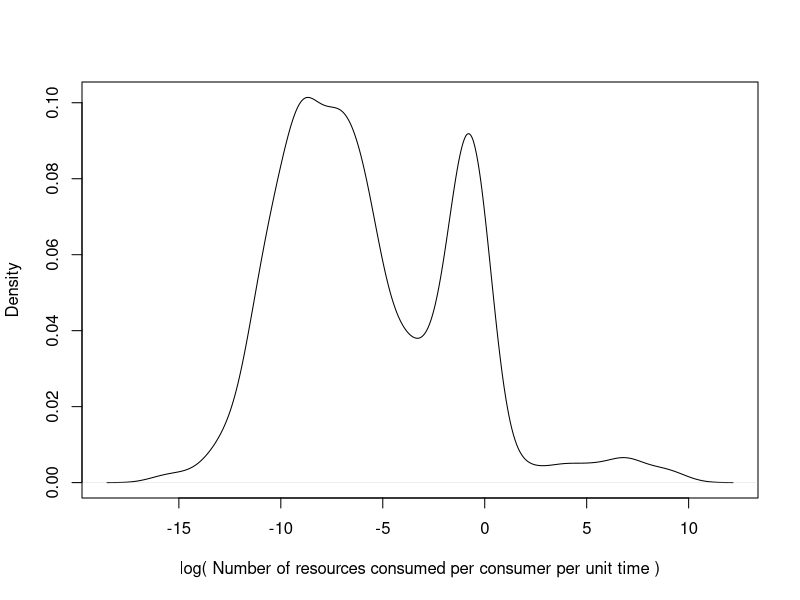
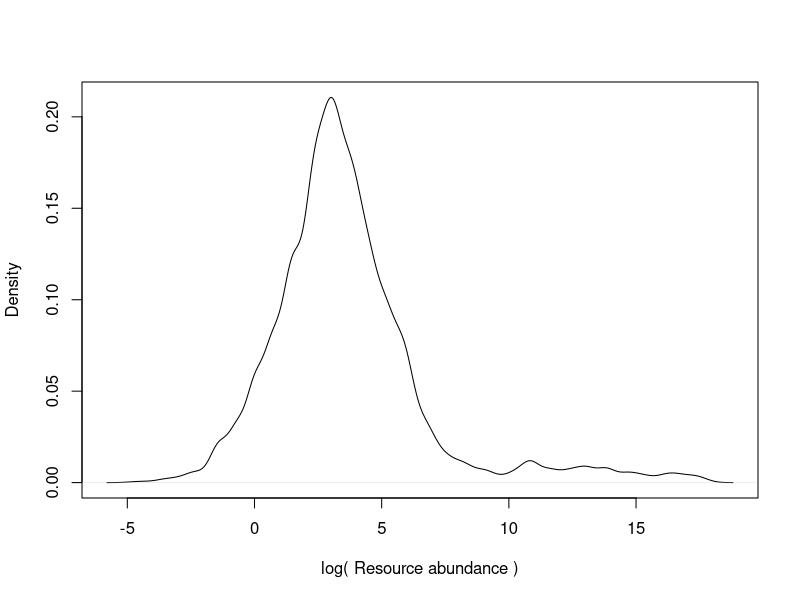

Write R code to recreate these figures, in order. (Note: this script raises an error after producing the figures.)
#### Going through previous examples with functional response data

## Housekeeping
rm(list=ls())
graphics.off()

### Model fitting using Non-linear least squares

## Load packages #####
require(dplyr)
require(ggplot2)
require(minpack.lm)

## The models to fit to the data #####

# Quadratic - phenomenological
quadMod <- function(x, b0, b1, b2) {
  return (b0 + (b1 * x) + (b2 * (x ^ 2)))
}

# Cubic - phenomenological
cubMod <- function(x, b0, b1, b2, b3) {
  return (b0 + (b1 * x) + (b2 * (x ^ 2)) + (b3 * (x ^ 3)))
}

# Holling Type II model - mechanistic
HollMod <- function(a,
                    xR,
                    h) {
  return ( (a * xR) / (1 + (h * a * xR) ) )
}
# response variable = consumption rate (c)
#   expressed in terms of biomass quantity or number of individuals of resource 
#     consumed per unit time per unit consumer

# Generalised functional model - mechanistic
HollMod <- function(a, xR, h) {
  return ( (a * ( xR ^ (q + 1) ) ) / (1 + (h * a * ( xR ^ (q + 1) ) ) ) )
}
# less mechanistic because of the phenomenological parameter q (no biological 
#   meaning) 

## Load the data #####
data <- read.csv("../Data/CRat.csv")
# Based on instructions, the 2 main fields of interest are:
#   N_TraitValue - number of resources consumed per consumer per unit time
#   ResDensity - resource abundance

# Individual response curves identified by ID values
# each ID corresponds to 1 curve - 308 IDs
#   or, reconstruct as: 
#       unique combinations of Citations - where functional response dataset came from - 113 citations
#       ConTaxa - consumer species ID - 125
#       ResTaxa - resource species ID - 123

# Remove NAs
data <- data[!is.na(data$N_TraitValue),] # no NAs
data <- data[!is.na(data$ResDensity),] # no NAs

# Remove rows with 0s for N_TraitValue - CHECK IF THIS IS RIGHT!!!
data <- subset(data, N_TraitValue != "0")

# Create log(N_TraitValue) and log(ResDensity) columns
data$log_N_TraitValue <- log(data$N_TraitValue)
data$log_ResDensity <- log(data$ResDensity)

## Visualise data #####
plot(density(data$log_N_TraitValue),
     xlab = "log( Number of resources consumed per consumer per unit time )",
     ylab = "Density",
     main = "") # Bimodal

plot(density(data$log_ResDensity),
     xlab = "log( Resource abundance )",
     ylab = "Density",
     main = "") # Unimodal

## Plot N_TraitValue against ResDensity for each unuique ID #####

# Find number of unique IDs
length(unique(data$ID)) # 308

# for loop
# Find number of unique IDs
x <- unique(data$ID)

for(i in x) {
  setwd("../Plots/")
  
  pdf(paste("ID_", i))
  
  plot(data$log_N_TraitValue[data$ID == i] ~ data$log_ResDensity[data$ID == i],
       xlab="log( Resource abundance )", 
       ylab = "log( Number of resources consumed per consumer per unit time )",
       main=paste("ID = ", i),
       cex.main = 1,
       xlim = c(-5, 20),
       ylim = c(-12, 17))
  lines(Predic2PlotQuad ~ density, col = "blue", lwd = 2.5)
  lines(Predic2PlotCubic ~ density, col = "red", lwd = 2.5)
  
  graphics.off()
  
  setwd("../Code/")
}

## Plot N_TraitValue against ResDensity for each consumer species ID (ConTaxa) #####
# for loop
# Find number of unique consumer species IDs
y <- unique(data$ConTaxa)

for(i in y) {
  setwd("../Plots/")
  
  pdf(paste("ID_", i))
  
  plot(data$log_N_TraitValue[data$ConTaxa == i] ~ data$log_ResDensity[data$ConTaxa == i],
       xlab="log( Resource abundance )", 
       ylab = "log( Number of resources consumed per consumer per unit time )",
       main=paste("ID = ", i),
       cex.main = 1,
       xlim = c(-5, 20),
       ylim = c(-12, 17))
  lines(Predic2PlotQuad ~ density, col = "blue", lwd = 2.5)
  lines(Predic2PlotCubic ~ density, col = "red", lwd = 2.5)
  
  graphics.off()
  
  setwd("../Code/")
}

## Plot N_TraitValue against ResDensity for each resource species ID (ResTaxa) #####
# for loop
# Find number of unique resource species IDs
z <- unique(data$ResTaxa)

for(i in z) {
  setwd("../Plots/")
  
  pdf(paste("ID_", i))
  
  plot(data$log_N_TraitValue[data$ResTaxa == i] ~ data$log_ResDensity[data$ResTaxa == i],
       xlab="log( Resource abundance )", 
       ylab = "log( Number of resources consumed per consumer per unit time )",
       cex.main = 1,
       xlim = c(-5, 20),
       ylim = c(-12, 17))
  lines(Predic2PlotQuad ~ density, col = "blue", lwd = 2.5)
  lines(Predic2PlotCubic ~ density, col = "red", lwd = 2.5)
  
  graphics.off()
  
  setwd("../Code/")
}

## Plot N_TraitValue against ResDensity for each Citation #####
# for loop
# Find number of unique resource species IDs
w <- unique(data$Citation)

for(i in w) {
  setwd("../Plots/")
  
  pdf(paste("ID_", i))
  
  plot(data$log_N_TraitValue[data$Citation == i] ~ data$log_ResDensity[data$Citation == i],
       xlab="log( Resource abundance )", 
       ylab = "log( Number of resources consumed per consumer per unit time )",
       cex.main = 1,
       xlim = c(-5, 20),
       ylim = c(-12, 17))
  lines(Predic2PlotQuad ~ density, col = "blue", lwd = 2.5)
  lines(Predic2PlotCubic ~ density, col = "red", lwd = 2.5)
  
  graphics.off()
  
  setwd("../Code/")
}

## Fit the model to the data using NLLS - using log data #####
QuadFit <- nlsLM(data = data,
                 log_N_TraitValue ~ quadMod(log_ResDensity, b0, b1, b2),
                 start = list(b0 = .1, b1 = .1, b2 = .1))
summary(QuadFit)

CubicFit <- nlsLM(data = data,
                 log_N_TraitValue ~ cubMod(log_ResDensity, b0, b1, b2, b3),
                 start = list(b0 = .1, b1 = .1, b2 = .1, b3 = .1))
summary(CubicFit)

# Generate a vector of ResDensity for plotting
density <- seq(min(data$log_ResDensity), max(data$log_ResDensity), len = 200)
# Calculate the predicted line
# Extract the coefficient from the model fit object
coef(QuadFit)["b0"]
coef(QuadFit)["b1"]
coef(QuadFit)["b2"]
Predic2PlotQuad <- quadMod(density, 
                           coef(QuadFit)["b0"],
                           coef(QuadFit)["b1"],
                           coef(QuadFit)["b2"])

coef(CubicFit)["b0"]
coef(CubicFit)["b1"]
coef(CubicFit)["b2"]
coef(CubicFit)["b3"]
Predic2PlotCubic <- cubMod(density, 
                           coef(CubicFit)["b0"],
                           coef(CubicFit)["b1"],
                           coef(CubicFit)["b2"],
                           coef(CubicFit)["b3"])

# Plot the data and fitted model
plot(data$log_N_TraitValue ~ data$log_ResDensity,
     xlab = "log( Resource abundance )",
     ylab = "log( Number of resources consumed per consumer per unit time )")
lines(Predic2PlotQuad ~ density, col = "blue", lwd = 2.5)
lines(Predic2PlotCubic ~ density, col = "red", lwd = 2.5)

# Calculate confidence intervals on the estimated parameters
confint(QuadFit)
confint(CubicFit)

### Comparing models #####

## R^2 value - measure of model fit - don't use for model selection #####
RSS_Qua <- sum(residuals(QuadFit)^2)  # Residual sum of squares
TSS_Qua <- sum((data$log_N_TraitValue - mean(data$log_N_TraitValue))^2)  # Total sum of squares
RSq_Qua <- 1 - (RSS_Qua/TSS_Qua)  # R-squared value

RSS_Cub <- sum(residuals(CubicFit)^2)  # Residual sum of squares
TSS_Cub <- sum((data$log_N_TraitValue - mean(data$log_N_TraitValue))^2)  # Total sum of squares
RSq_Cub <- 1 - (RSS_Cub/TSS_Cub)  # R-squared value

RSq_Qua # 0.2345153
RSq_Cub # 0.2429945

## Akaike Information Criterion (AIC) #####
# declare winner if difference >2
# Compare Quadratic and Cubic
AIC(QuadFit) - AIC(CubicFit) # 47.52271 - cubic is better than quadratic
